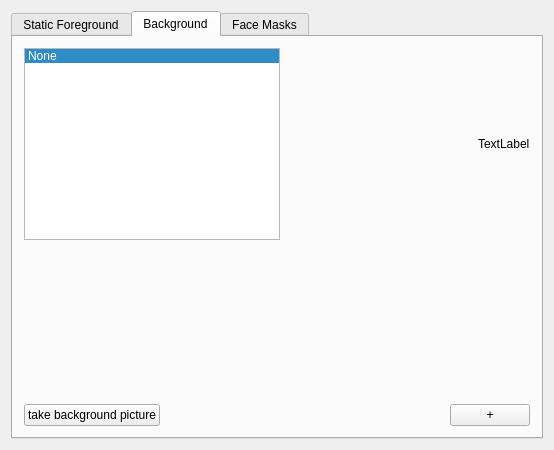
<?xml version="1.0" encoding="UTF-8"?>
<ui version="4.0">
 <class>Widget</class>
 <widget class="QWidget" name="Widget">
  <property name="geometry">
   <rect>
    <x>0</x>
    <y>0</y>
    <width>554</width>
    <height>450</height>
   </rect>
  </property>
  <property name="windowTitle">
   <string>Widget</string>
  </property>
  <layout class="QGridLayout" name="gridLayout">
   <item row="0" column="0">
    <widget class="QTabWidget" name="tabWidget">
     <property name="currentIndex">
      <number>1</number>
     </property>
     <widget class="QWidget" name="static_foreground">
      <attribute name="title">
       <string>Static Foreground</string>
      </attribute>
      <layout class="QGridLayout" name="gridLayout_2">
       <item row="0" column="0">
        <layout class="QVBoxLayout" name="verticalLayout">
         <item>
          <layout class="QHBoxLayout" name="horizontalLayout_2">
           <item>
            <widget class="QListWidget" name="foreground_list">
             <property name="editTriggers">
              <set>QAbstractItemView::NoEditTriggers</set>
             </property>
             <property name="currentRow">
              <number>0</number>
             </property>
             <item>
              <property name="text">
               <string>None</string>
              </property>
             </item>
            </widget>
           </item>
           <item>
            <spacer name="horizontalSpacer_2">
             <property name="orientation">
              <enum>Qt::Horizontal</enum>
             </property>
             <property name="sizeHint" stdset="0">
              <size>
               <width>40</width>
               <height>20</height>
              </size>
             </property>
            </spacer>
           </item>
           <item>
            <widget class="QLabel" name="foreground_preview">
             <property name="text">
              <string>TextLabel</string>
             </property>
            </widget>
           </item>
          </layout>
         </item>
         <item>
          <spacer name="verticalSpacer">
           <property name="orientation">
            <enum>Qt::Vertical</enum>
           </property>
           <property name="sizeHint" stdset="0">
            <size>
             <width>20</width>
             <height>40</height>
            </size>
           </property>
          </spacer>
         </item>
         <item>
          <layout class="QHBoxLayout" name="horizontalLayout">
           <item>
            <spacer name="horizontalSpacer">
             <property name="orientation">
              <enum>Qt::Horizontal</enum>
             </property>
             <property name="sizeHint" stdset="0">
              <size>
               <width>40</width>
               <height>20</height>
              </size>
             </property>
            </spacer>
           </item>
           <item>
            <widget class="QPushButton" name="add_foreground">
             <property name="text">
              <string>+</string>
             </property>
            </widget>
           </item>
          </layout>
         </item>
        </layout>
       </item>
      </layout>
     </widget>
     <widget class="QWidget" name="background">
      <attribute name="title">
       <string>Background</string>
      </attribute>
      <layout class="QGridLayout" name="gridLayout_3">
       <item row="0" column="0">
        <layout class="QVBoxLayout" name="verticalLayout_2">
         <item>
          <layout class="QHBoxLayout" name="horizontalLayout_3">
           <item>
            <widget class="QListWidget" name="background_list">
             <property name="editTriggers">
              <set>QAbstractItemView::NoEditTriggers</set>
             </property>
             <property name="currentRow">
              <number>0</number>
             </property>
             <item>
              <property name="text">
               <string>None</string>
              </property>
             </item>
            </widget>
           </item>
           <item>
            <spacer name="horizontalSpacer_3">
             <property name="orientation">
              <enum>Qt::Horizontal</enum>
             </property>
             <property name="sizeHint" stdset="0">
              <size>
               <width>40</width>
               <height>20</height>
              </size>
             </property>
            </spacer>
           </item>
           <item>
            <widget class="QLabel" name="background_preview">
             <property name="text">
              <string>TextLabel</string>
             </property>
            </widget>
           </item>
          </layout>
         </item>
         <item>
          <spacer name="verticalSpacer_2">
           <property name="orientation">
            <enum>Qt::Vertical</enum>
           </property>
           <property name="sizeHint" stdset="0">
            <size>
             <width>20</width>
             <height>40</height>
            </size>
           </property>
          </spacer>
         </item>
         <item>
          <layout class="QHBoxLayout" name="horizontalLayout_4">
           <item>
            <widget class="QPushButton" name="take_background_picture">
             <property name="text">
              <string>take background picture</string>
             </property>
            </widget>
           </item>
           <item>
            <spacer name="horizontalSpacer_4">
             <property name="orientation">
              <enum>Qt::Horizontal</enum>
             </property>
             <property name="sizeHint" stdset="0">
              <size>
               <width>40</width>
               <height>20</height>
              </size>
             </property>
            </spacer>
           </item>
           <item>
            <widget class="QPushButton" name="add_background">
             <property name="text">
              <string>+</string>
             </property>
            </widget>
           </item>
          </layout>
         </item>
        </layout>
       </item>
      </layout>
     </widget>
     <widget class="QWidget" name="face_masks">
      <attribute name="title">
       <string>Face Masks</string>
      </attribute>
      <layout class="QGridLayout" name="gridLayout_4">
       <item row="0" column="0">
        <layout class="QVBoxLayout" name="verticalLayout_3">
         <item>
          <layout class="QHBoxLayout" name="horizontalLayout_5">
           <item>
            <widget class="QListWidget" name="mask_list">
             <property name="editTriggers">
              <set>QAbstractItemView::NoEditTriggers</set>
             </property>
             <property name="currentRow">
              <number>0</number>
             </property>
             <item>
              <property name="text">
               <string>None</string>
              </property>
             </item>
            </widget>
           </item>
           <item>
            <spacer name="horizontalSpacer_5">
             <property name="orientation">
              <enum>Qt::Horizontal</enum>
             </property>
             <property name="sizeHint" stdset="0">
              <size>
               <width>40</width>
               <height>20</height>
              </size>
             </property>
            </spacer>
           </item>
           <item>
            <widget class="QLabel" name="mask_preview">
             <property name="text">
              <string>TextLabel</string>
             </property>
            </widget>
           </item>
          </layout>
         </item>
         <item>
          <spacer name="verticalSpacer_3">
           <property name="orientation">
            <enum>Qt::Vertical</enum>
           </property>
           <property name="sizeHint" stdset="0">
            <size>
             <width>20</width>
             <height>40</height>
            </size>
           </property>
          </spacer>
         </item>
         <item>
          <layout class="QHBoxLayout" name="horizontalLayout_6">
           <item>
            <spacer name="horizontalSpacer_6">
             <property name="orientation">
              <enum>Qt::Horizontal</enum>
             </property>
             <property name="sizeHint" stdset="0">
              <size>
               <width>40</width>
               <height>20</height>
              </size>
             </property>
            </spacer>
           </item>
           <item>
            <widget class="QPushButton" name="add_mask">
             <property name="text">
              <string>+</string>
             </property>
            </widget>
           </item>
          </layout>
         </item>
        </layout>
       </item>
      </layout>
     </widget>
    </widget>
   </item>
  </layout>
 </widget>
 <layoutdefault spacing="6" margin="11"/>
 <resources/>
 <connections/>
</ui>
